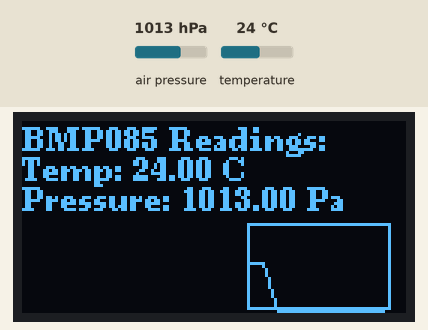
Simulated run of this program. Board: ESP32. On the bench: 128×64 one-colour display. The inputs (shaded band) are chosen by the test bench; at power-on: air pressure 1013 hPa, temperature 24 °C.

Above: at 4.8 s.
4.9 s: air pressure set to 952 hPa
At 6.6 s:
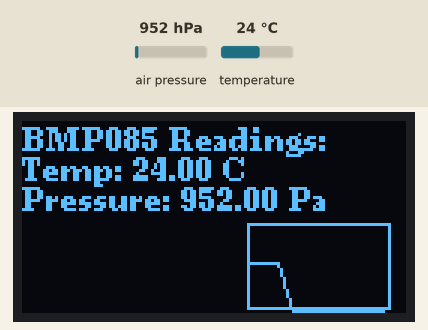
9.5 s: temperature set to 12 °C
At 10.8 s:
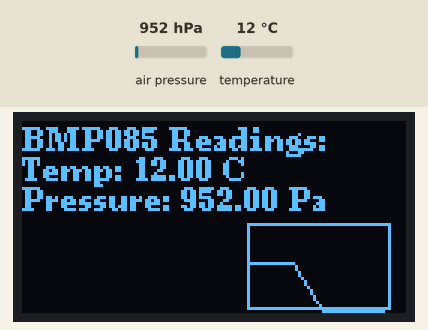
13.5 s: air pressure set to 975 hPa
At 15.0 s:
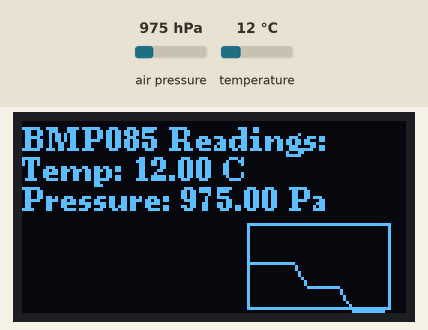
17.5 s: temperature set to 19 °C
At 19.3 s:
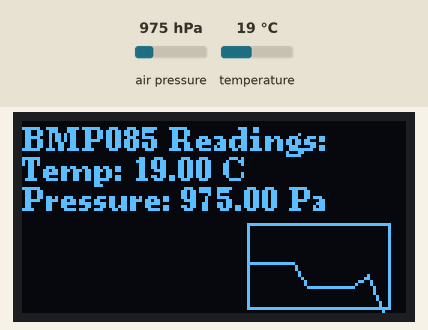
Timing chart, 0 to 20.8 s (numbered marks = the images above; inputs shaded):
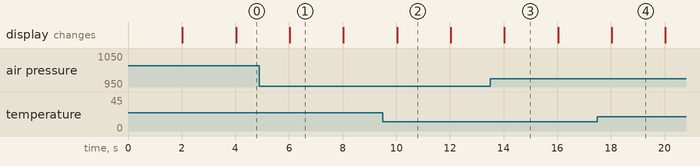

Measured:
- what the display in image 1 shows lasts 2.0 s, from 6.0 s to 8.0 s

The program:

main.cpp
```cpp
#include <Arduino.h>
#include <Wire.h>
#include <Adafruit_BMP085.h>
#include <U8g2lib.h>

// ==========================================
// 1. GLOBAL HARDWARE & BUFFER CONFIGURATION
// ==========================================
U8G2_SSD1306_128X64_NONAME_F_HW_I2C u8g2(U8G2_R0, /* reset=*/ U8X8_PIN_NONE);
Adafruit_BMP085 bmp;

const int BUFFER_SIZE = 10;
float tempBuffer[BUFFER_SIZE];
int ind = 0;
int totalReadings = 0;
// Temporary variables to store our fresh telemetry data
float temperature = 0.0;
float pressure = 0.0;


// Non-blocking timer variables
unsigned long lastRefreshTime = 0;
const unsigned long interval = 2000;

// ==========================================
// 2. CUSTOM SYSTEM FUNCTIONS
// ==========================================

// Function to safely initialize hardware and memory
void initializeSystem() {
  u8g2.begin();

  if (!bmp.begin()) {
    Serial.println("Sensor not found! Check your diagram.json wires.");
  }

  // Clear the circular buffer array cells
  for (int i = 0; i < BUFFER_SIZE; i++) {
    tempBuffer[i] = 0.0;
  }
}


// Function to handle reading the sensor and updating our circular buffer
void readSensorAndTrack() {
  temperature=bmp.readTemperature();
  pressure=bmp.readPressure();

  tempBuffer[ind]=temperature;
  ind=(ind+1)% BUFFER_SIZE;

  if (totalReadings < BUFFER_SIZE) {
    totalReadings++;
  }
}

void drawDisplay(){
  u8g2.clearBuffer();
  u8g2.setFont(u8g2_font_ncenB08_tr);

  u8g2.setCursor(0,10);
  u8g2.print("BMP085 Readings:");

  u8g2.setCursor(0,20);
  u8g2.print("Temp: ");
  u8g2.print(temperature);
  u8g2.print(" C");

  u8g2.setCursor(0,30);
  u8g2.print("Pressure: ");
  u8g2.print(pressure/100.0);
  u8g2.print(" Pa");


  //Draw Temperature line graph
  int graphxstart=75;
  int graphystart=34;
  int boxwidth=48;
  int boxheight=29;

  u8g2.drawFrame(graphxstart,graphystart,boxwidth, boxheight); //  box
  int temp_step=5;

  for(int i=0;i<10;i++){
    float tempconstrain=constrain(tempBuffer[i],0,40);
    int plotY=map((tempconstrain),0,40,0,boxheight-2);

    int plotX=(graphxstart)+(i*(temp_step));
    if (i>0){
      int prevplotY=map(constrain(tempBuffer[i-1],0,40),0,40,0,boxheight-2);
      int prevplotX=(graphxstart)+((i-1)*(temp_step));

      u8g2.drawLine(prevplotX, graphystart+boxheight-prevplotY, plotX, graphystart+boxheight-plotY);
    }


  }
  u8g2.sendBuffer();


}
// ==========================================
// 3. CORE ARDUINO EXECUTION PIPELINE
// ==========================================

void setup() {
  Serial.begin(115200);
  initializeSystem(); // Run initialization function once
}

void loop() {
  unsigned long currentTime = millis();

  // Enforce non-blocking 2-second check window
  if (currentTime - lastRefreshTime >= interval) {
    lastRefreshTime = currentTime;

    // Step A: Fetch values and push them into the tracking buffer
    readSensorAndTrack();

    // Step B: Send those values over to the UI engine to be drawn
    drawDisplay();
  }
}
```
